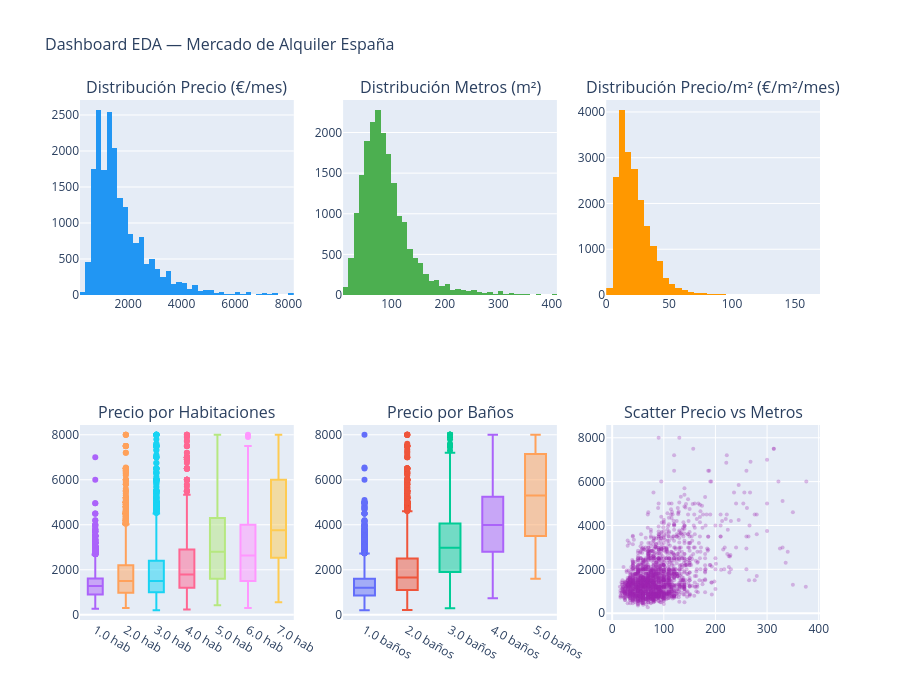

The cell this chart's notebook holds for it:
### Markdown cell above
---
## 12. Visualizaciones Consolidadas

Resumen visual del mercado con los gráficos más importantes.

### Code cell
# ── 12.1 Dashboard: distribuciones filtradas (sin outliers extremos) ──────────
df_clean = sql("""
    SELECT precio, metros, precio_m2, habitaciones::int AS hab, banos::int AS ban, provincia
    FROM analysis.pisos_eda
    WHERE precio BETWEEN 200 AND 8000
      AND metros BETWEEN 15 AND 400
      AND precio_m2 BETWEEN 1 AND 200
""")

fig = make_subplots(rows=2, cols=3,
    subplot_titles=['Distribución Precio (€/mes)','Distribución Metros (m²)',
                    'Distribución Precio/m² (€/m²/mes)',
                    'Precio por Habitaciones','Precio por Baños',
                    'Scatter Precio vs Metros'])

fig.add_trace(go.Histogram(x=df_clean['precio'], nbinsx=60,
    name='Precio', marker_color='#2196F3'), row=1, col=1)
fig.add_trace(go.Histogram(x=df_clean['metros'], nbinsx=50,
    name='Metros', marker_color='#4CAF50'), row=1, col=2)
fig.add_trace(go.Histogram(x=df_clean['precio_m2'], nbinsx=50,
    name='€/m²', marker_color='#FF9800'), row=1, col=3)

for h in sorted(df_clean['hab'].unique()):
    if 0 <= h <= 7:
        fig.add_trace(go.Box(y=df_clean[df_clean['hab']==h]['precio'],
            name=f'{h} hab', showlegend=False), row=2, col=1)
for b in sorted(df_clean['ban'].unique()):
    if 1 <= b <= 5:
        fig.add_trace(go.Box(y=df_clean[df_clean['ban']==b]['precio'],
            name=f'{b} baños', showlegend=False), row=2, col=2)

df_sc2 = df_clean.sample(2000)
fig.add_trace(go.Scatter(x=df_sc2['metros'], y=df_sc2['precio'],
    mode='markers', marker=dict(opacity=0.3, size=4, color='#9C27B0'),
    showlegend=False), row=2, col=3)

fig.update_layout(height=700, title_text='Dashboard EDA — Mercado de Alquiler España',
    showlegend=False, title_font_size=16)
fig.write_html(f'{OUTPUT}dashboard_eda.html')
fig.show()
print(f"✓ Dashboard guardado en {OUTPUT}dashboard_eda.html")

### Figure 1 — Plotly figure (JSON) as saved in the notebook; plotly's stock layout.template omitted (floating-point values rounded to 4 significant figures; data arrays with more than 128 entries replaced by an {"elided": "..."} marker saying what was removed)
{"data": [{"marker": {"color": "#2196F3"}, "name": "Precio", "nbinsx": 60, "type": "histogram", "x": {"elided": "19173 float values"}, "xaxis": "x", "yaxis": "y"}, {"marker": {"color": "#4CAF50"}, "name": "Metros", "nbinsx": 50, "type": "histogram", "x": {"elided": "19173 float values"}, "xaxis": "x2", "yaxis": "y2"}, {"marker": {"color": "#FF9800"}, "name": "€/m²", "nbinsx": 50, "type": "histogram", "x": {"elided": "19173 float values"}, "xaxis": "x3", "yaxis": "y3"}, {"name": "1.0 hab", "showlegend": false, "type": "box", "xaxis": "x4", "y": {"elided": "4381 float values"}, "yaxis": "y4"}, {"name": "2.0 hab", "showlegend": false, "type": "box", "xaxis": "x4", "y": {"elided": "6550 float values"}, "yaxis": "y4"}, {"name": "3.0 hab", "showlegend": false, "type": "box", "xaxis": "x4", "y": {"elided": "4954 float values"}, "yaxis": "y4"}, {"name": "4.0 hab", "showlegend": false, "type": "box", "xaxis": "x4", "y": {"elided": "1515 float values"}, "yaxis": "y4"}, {"name": "5.0 hab", "showlegend": false, "type": "box", "xaxis": "x4", "y": {"elided": "301 float values"}, "yaxis": "y4"}, {"name": "6.0 hab", "showlegend": false, "type": "box", "xaxis": "x4", "y": [3500.0, 3600.0, 1100.0, 3800.0, 4000.0, 1600.0, 1600.0, 1500.0, 4900.0, 4200.0, 7900.0, 3300.0, 6300.0, 450.0, 3900.0, 3950.0, 3000.0, 4300.0, 6000.0, 4500.0, 375.0, 2000.0, 1800.0, 4500.0, 2000.0, 325.0, 500.0, 3500.0, 3100.0, 7500.0, 3700.0, 4500.0, 850.0, 4500.0, 1500.0, 380.0, 2400.0, 1450.0, 3300.0, 4400.0, 380.0, 355.0, 2900.0, 2900.0, 3600.0, 1700.0, 2775.0, 4200.0, 1500.0, 8000.0, 1350.0, 7000.0, 2000.0, 2000.0, 2500.0, 2200.0, 1900.0, 775.0, 1500.0, 1125.0, 900.0, 300.0], "yaxis": "y4"}, {"name": "7.0 hab", "showlegend": false, "type": "box", "xaxis": "x4", "y": [5000.0, 6990.0, 6000.0, 550.0, 2950.0, 6000.0, 2400.0, 8000.0, 2950.0, 3750.0, 600.0], "yaxis": "y4"}, {"name": "1.0 baños", "showlegend": false, "type": "box", "xaxis": "x5", "y": {"elided": "9274 float values"}, "yaxis": "y5"}, {"name": "2.0 baños", "showlegend": false, "type": "box", "xaxis": "x5", "y": {"elided": "7158 float values"}, "yaxis": "y5"}, {"name": "3.0 baños", "showlegend": false, "type": "box", "xaxis": "x5", "y": {"elided": "1021 float values"}, "yaxis": "y5"}, {"name": "4.0 baños", "showlegend": false, "type": "box", "xaxis": "x5", "y": {"elided": "200 float values"}, "yaxis": "y5"}, {"name": "5.0 baños", "showlegend": false, "type": "box", "xaxis": "x5", "y": [4000.0, 8000.0, 7140.0, 7995.0, 4700.0, 7200.0, 7700.0, 3950.0, 6800.0, 3500.0, 3500.0, 4800.0, 4990.0, 5300.0, 8000.0, 4200.0, 5308.0, 6900.0, 6500.0, 2950.0, 3450.0, 2400.0, 5700.0, 5000.0, 7500.0, 4800.0, 8000.0, 7000.0, 6800.0, 2500.0, 8000.0, 6900.0, 3200.0, 7900.0, 2590.0, 1600.0, 6950.0, 2500.0], "yaxis": "y5"}, {"marker": {"color": "#9C27B0", "opacity": 0.3, "size": 4}, "mode": "markers", "showlegend": false, "type": "scatter", "x": {"elided": "2000 float values"}, "xaxis": "x6", "y": {"elided": "2000 float values"}, "yaxis": "y6"}], "layout": {"annotations": [{"font": {"size": 16}, "showarrow": false, "text": "Distribución Precio (€/mes)", "x": 0.1444, "xanchor": "center", "xref": "paper", "y": 1.0, "yanchor": "bottom", "yref": "paper"}, {"font": {"size": 16}, "showarrow": false, "text": "Distribución Metros (m²)", "x": 0.5, "xanchor": "center", "xref": "paper", "y": 1.0, "yanchor": "bottom", "yref": "paper"}, {"font": {"size": 16}, "showarrow": false, "text": "Distribución Precio/m² (€/m²/mes)", "x": 0.8556, "xanchor": "center", "xref": "paper", "y": 1.0, "yanchor": "bottom", "yref": "paper"}, {"font": {"size": 16}, "showarrow": false, "text": "Precio por Habitaciones", "x": 0.1444, "xanchor": "center", "xref": "paper", "y": 0.375, "yanchor": "bottom", "yref": "paper"}, {"font": {"size": 16}, "showarrow": false, "text": "Precio por Baños", "x": 0.5, "xanchor": "center", "xref": "paper", "y": 0.375, "yanchor": "bottom", "yref": "paper"}, {"font": {"size": 16}, "showarrow": false, "text": "Scatter Precio vs Metros", "x": 0.8556, "xanchor": "center", "xref": "paper", "y": 0.375, "yanchor": "bottom", "yref": "paper"}], "height": 700, "showlegend": false, "title": {"font": {"size": 16}, "text": "Dashboard EDA — Mercado de Alquiler España"}, "xaxis": {"anchor": "y", "domain": [0.0, 0.2889]}, "xaxis2": {"anchor": "y2", "domain": [0.3556, 0.6444]}, "xaxis3": {"anchor": "y3", "domain": [0.7111, 1.0]}, "xaxis4": {"anchor": "y4", "domain": [0.0, 0.2889]}, "xaxis5": {"anchor": "y5", "domain": [0.3556, 0.6444]}, "xaxis6": {"anchor": "y6", "domain": [0.7111, 1.0]}, "yaxis": {"anchor": "x", "domain": [0.625, 1.0]}, "yaxis2": {"anchor": "x2", "domain": [0.625, 1.0]}, "yaxis3": {"anchor": "x3", "domain": [0.625, 1.0]}, "yaxis4": {"anchor": "x4", "domain": [0.0, 0.375]}, "yaxis5": {"anchor": "x5", "domain": [0.0, 0.375]}, "yaxis6": {"anchor": "x6", "domain": [0.0, 0.375]}}}
